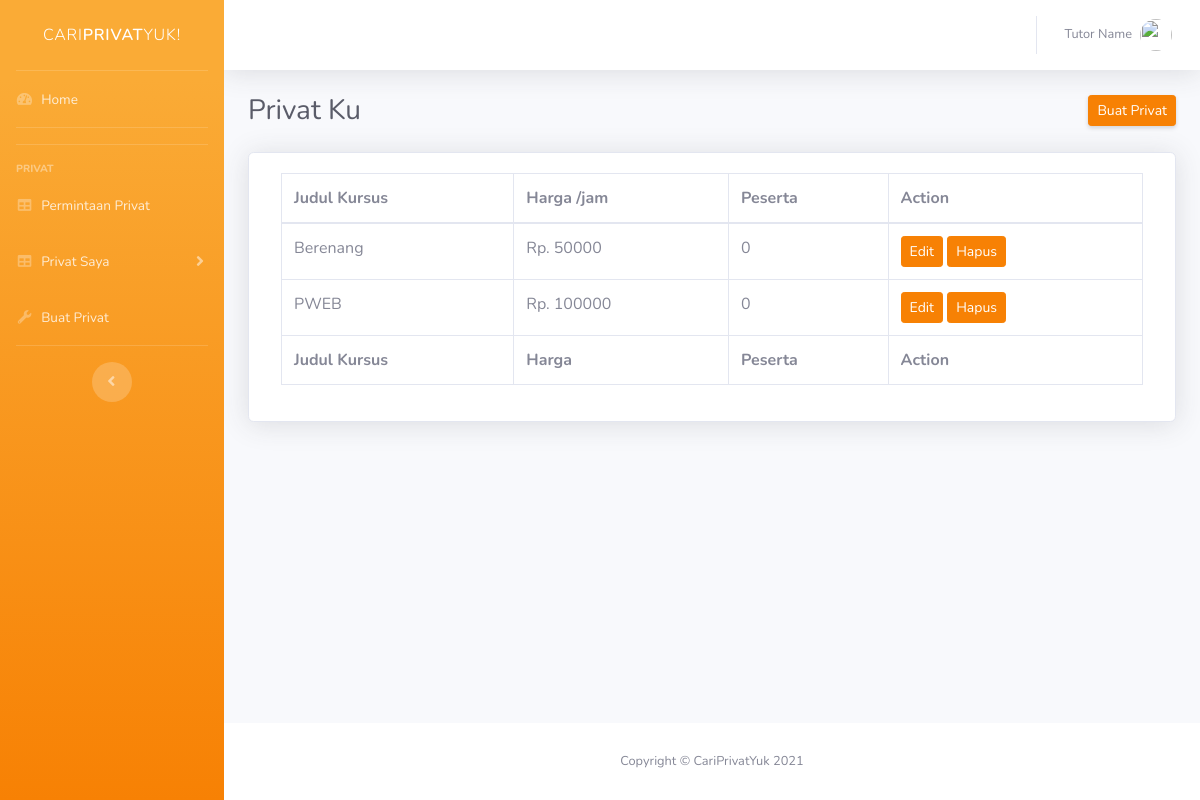
The page /tutor/dashboard/my-privat/index.php (signed in) on the database as committed earlier.
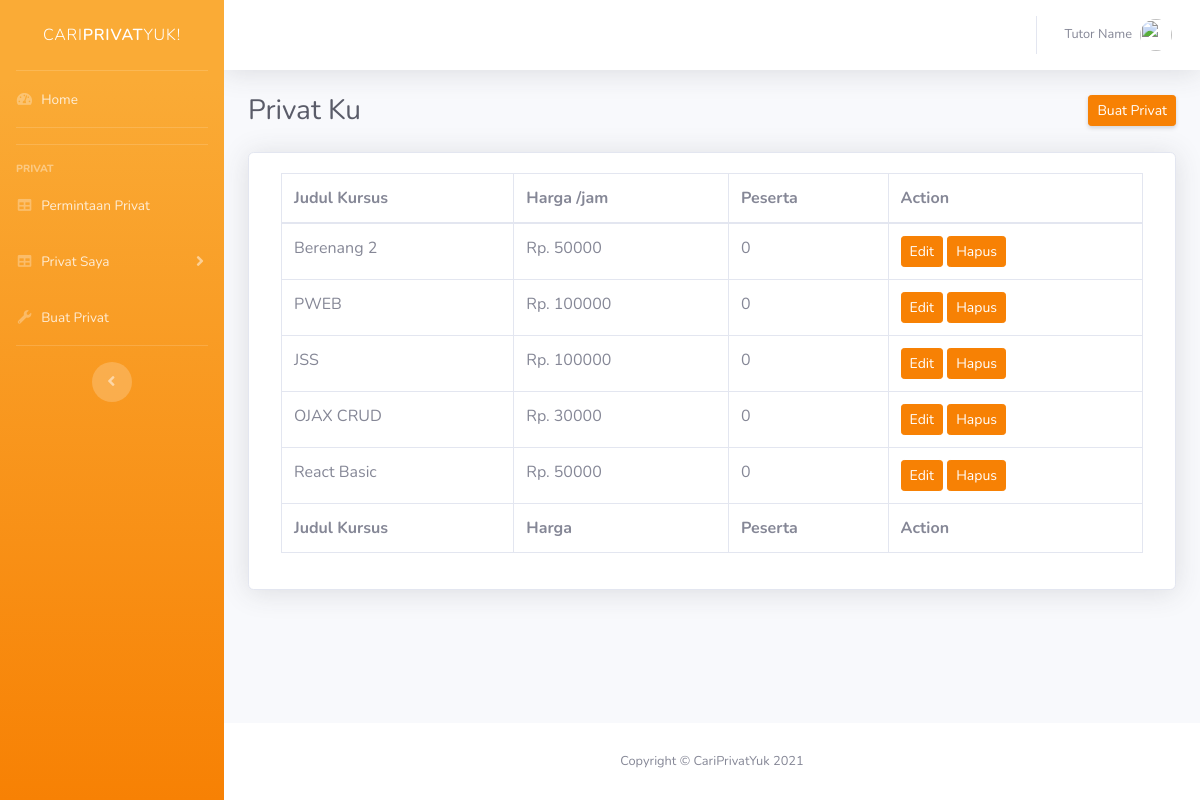
The same page on the database as committed later.
### tables this page shows
CREATE TABLE `privates` (
  `id` int(10) unsigned NOT NULL AUTO_INCREMENT,
  `title` varchar(255) NOT NULL,
  `category_id` int(10) unsigned NOT NULL,
  `tutor_id` int(10) unsigned NOT NULL,
  `price_per_hour` int(11) NOT NULL,
  `pelaksanaan_online` int(11) NOT NULL,
  `pelaksanaan_offline` int(11) NOT NULL,
  `method` longtext NOT NULL,
  PRIMARY KEY (`id`),
  KEY `category_id` (`category_id`),
  KEY `tutor_id` (`tutor_id`),
  CONSTRAINT `privates_ibfk_1` FOREIGN KEY (`category_id`) REFERENCES `categories` (`id`),
  CONSTRAINT `privates_ibfk_2` FOREIGN KEY (`tutor_id`) REFERENCES `tutors` (`id`)
);

### tutor/dashboard/my-privat/index.php (the view, shortened to what the changed rows need)
<!DOCTYPE html>
<html lang="en">
<head>
    <link href="../../../assets/dashboard_resources/vendor/fontawesome-free/css/all.min.css" rel="stylesheet"
        type="text/css">
    <link href="../../../assets/dashboard_resources/css/sb-admin-2.min.css" rel="stylesheet">
    <link href="../../../assets/dashboard_resources/css/style.css" rel="stylesheet">
</head>
<body id="page-top">
    <div id="wrapper">
        <div id="content-wrapper" class="d-flex flex-column">
            <div id="content">
                <div class="container-fluid">
                    <?php
                    $con=open_connection();
                    $query="SELECT id,title,category_id,price_per_hour,pelaksanaan_online,pelaksanaan_offline,method FROM privates;";
                    try {
                        $privates = $con->query($query);
                    }catch (Exception $e){
                        echo "Gagal mendapatkan data privates : , " . $con->error."<br>";
                    }
                    ?>
                    <div class="d-sm-flex align-items-center justify-content-between mb-4">
                        <h1 class="h3 mb-0 text-gray-800">Privat Ku</h1>
                    </div>
                    <div class="containerrow">
                        <div class="col-lg-12 card shadow">
                            <div class="card-body">
                                <div class="table-responsive">
                                    <table class="table table-bordered" id="dataTable" width="100%" cellspacing="0">
                                        <thead>
                                            <tr>
                                                <th>Judul Kursus</th>
                                                <th>Harga /jam</th>
                                                <th>Peserta</th>
                                                <th>Action</th>
                                            </tr>
                                        </thead>
                                        <tfoot>
                                            <tr>
                                                <th>Judul Kursus</th>
                                                <th>Harga</th>
                                                <th>Peserta</th>
                                                <th>Action</th>
                                            </tr>
                                        </tfoot>
                                        <tbody>
                                            <?php
                                                 if (isset($privates)){
                                                    if ($privates->num_rows > 0) {
                                                        while($rowPrivat = $privates->fetch_assoc()) {
                                            ?>
                                            <tr>
                                                <td><?php echo $rowPrivat['title']?></td>
                                                <td><?php echo "Rp. ".$rowPrivat['price_per_hour']?></td>
                                                <?php
                                                        $con=open_connection();
                                                        $query="SELECT COUNT(*) as jumlah_murid FROM private_enrolls E WHERE (E.payment_status=1 AND E.approval_status=1) AND private_id=".$rowPrivat['id'].";";
                                                        try {
                                                            $result = $con->query($query);
                                                        }catch (Exception $e){
                                                            echo "Gagal mendapatkan data privates : , " . $con->error."<br>";
                                                        }
                                                        if($result->num_rows>0){
                                                            $count= $result->fetch_assoc();
                                                        }else{
                                                            $count= array('jumlah_murid'=>0);
                                                        }
                                                ?>
                                                <td><?php echo $count['jumlah_murid']?></td>
                                                <td>
                                                    <a href="#" class="btn btn-primary btn-sm" data-toggle="modal"
                                                        data-target="#jadwalModal-<?php echo $rowPrivat['id']?>">Edit</a>
                                                    <a href="<?php echo "/CariPrivatYuk-PWEB/controller/deletePrivat.php?id=".$rowPrivat['id']?>"
                                                        class="btn btn-primary btn-sm">Hapus</a>
                                                </td>
                                            </tr>
                                            <?php
                                                        }
                                                    }
                                                }
                                            ?>
                                        </tbody>
                                    </table>
                                </div>
                            </div>
                        </div>
                    </div>
                </div>
            </div>
        </div>
    </div>
</body>
</html>

Rows that differ between the two databases and show on the page:
changed privates: title "Berenang" → "Berenang 2"
added privates: title "JSS", price_per_hour "100000", jumlah_murid "0"
added privates: title "OJAX CRUD", price_per_hour "30000", jumlah_murid "0"
added privates: title "React Basic", price_per_hour "50000", jumlah_murid "0"
